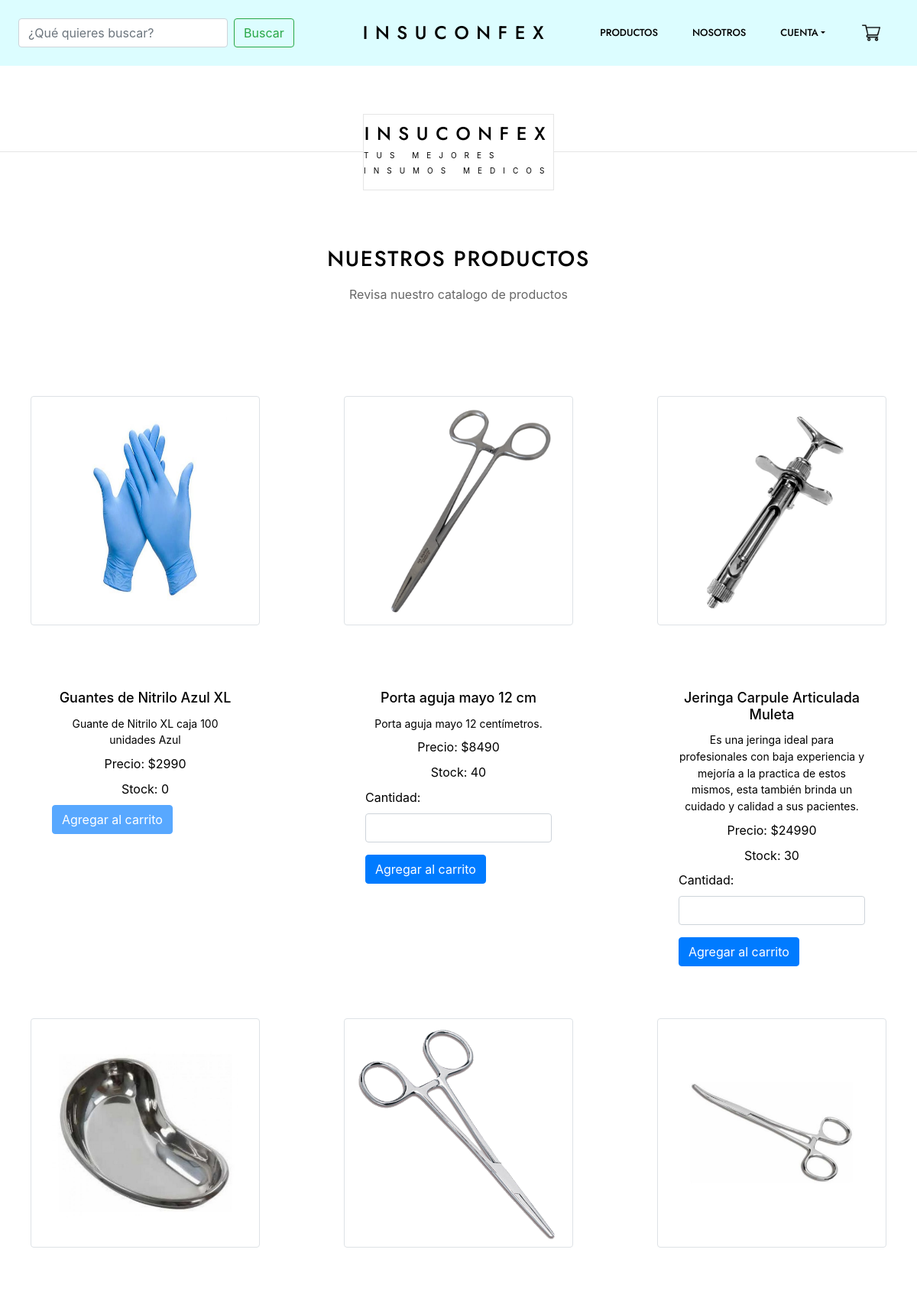
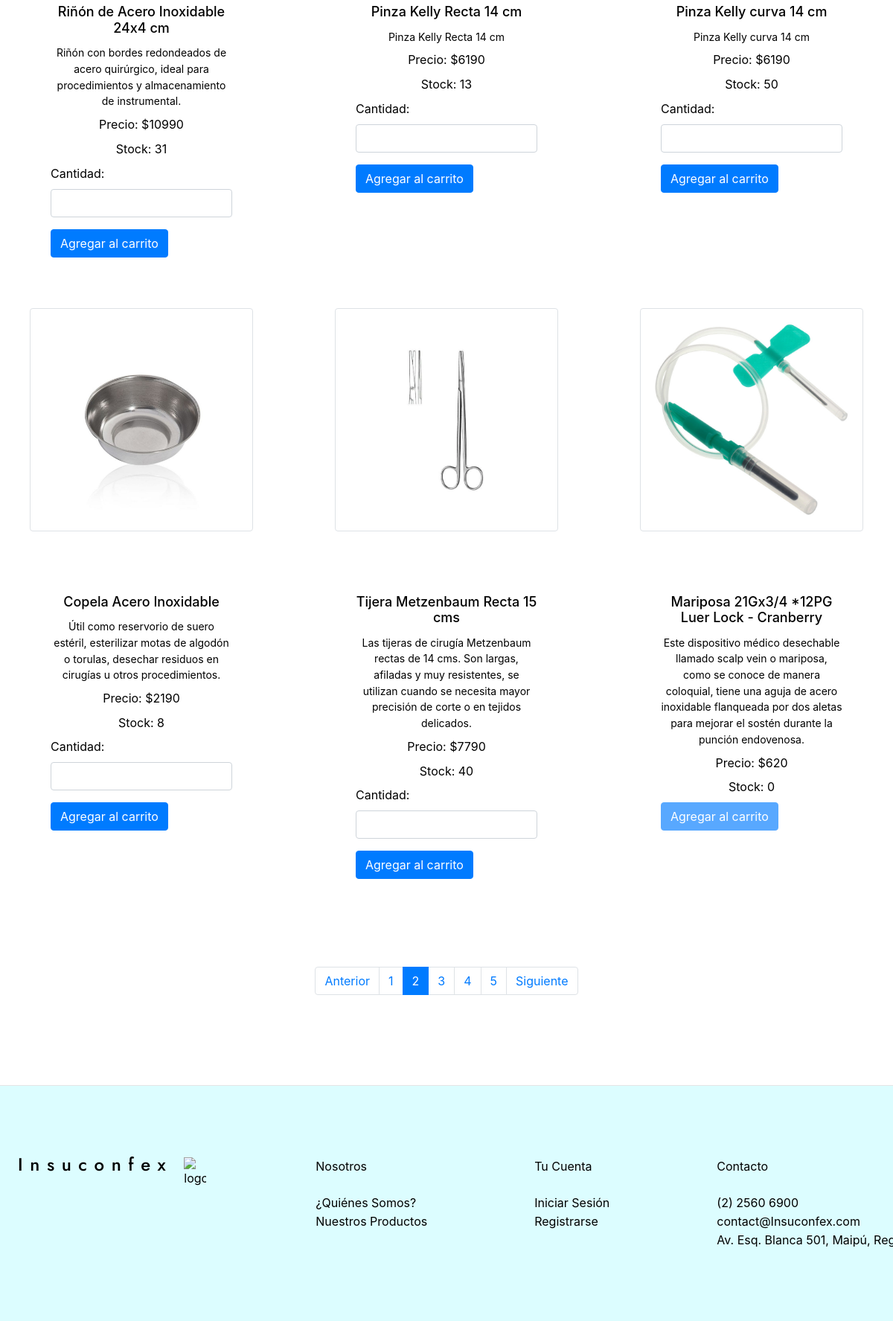
The app's page /catalogo/pagina_1/?page=2 with its own data (2 pictures, top to bottom).
### insucon/models.py (models this page shows, shortened)
class Producto(models.Model):
    nombre = models.CharField(max_length=50)
    precio = models.IntegerField()
    descripcion = models.TextField()
    imagen = models.ImageField(null=True)
    stock = models.IntegerField(default=0)

### insucon/views.py (the view)
# urls.py: path('catalogo/pagina_1/', pagina_1, name="pagina_1"),
def pagina_1(request):
    busqueda = request.GET.get("buscador")
    productos = Producto.objects.all()
    if busqueda:
        productos= Producto.objects.filter(
            Q(nombre__icontains = busqueda)
        ).distinct()
    page = request.GET.get('page', 1)
    try:
        paginator = Paginator(productos, 9)
        productos = paginator.page(page)
    except:
        raise Http404
    data={
        'entity': productos,
        'paginator': paginator
    }
    return render(request,"catalogo/pagina_1.html", data)

### insucon/context_processors.py (called while the page is built)
def total_carrito(request):
    total = 0
    if "carrito" in request.session.keys():
        for key, value in request.session["carrito"].items():
            total += int(value["acumulado"])
    return {"total_carrito": total}

### insucon/templates/catalogo/pagina_1.html (shortened to what this page needs)
<!DOCTYPE html>
<html lang="es-CL">
  <head>
    {% load static %}
    <link rel="stylesheet icon" href="{% static 'img/cora-ico.png' %}">
    {%load static %}
    <link rel="stylesheet" href="{% static 'css/estilos.css' %}">
    <link rel="stylesheet" href="{% static 'css/style.css' %}">
<link rel="stylesheet" href="https://cdn.jsdelivr.net/npm/bootstrap@4.6.2/dist/css/bootstrap.min.css">
<link rel="stylesheet" href="https://stackpath.bootstrapcdn.com/bootstrap/4.3.1/css/bootstrap.min.css">
    <link rel="stylesheet" href="{% static 'css/estilos.css' %}">
  </head>
  <body>
    {%load static %}
    <div>
      {%load static %}
      <link rel="stylesheet" href="{% static 'css/home-pagina.css' %}">
      <div class="home-container">
        <div class="home-navbar">
          <header data-role="Header" class="home-header max-width-container">
            <div class="home-navbar1">
              <div class="home-container01">
                <form method="GET" class="form-inline">
                  <input type="search" placeholder="¿Qué quieres buscar?" class="form-control mr-sm-2" id="buscador" name="buscador" aria-label="Search"/>
                  <button class="btn btn-outline-success my-2 my-sm-0" type="submit">Buscar</button>
                </form>
              </div>
              <div class="home-middle">
                <a class="navbar-logo-title" src="#" href="{% url 'home' %}">INSUCONFEX</a>
                <div class="home-right">
                  <a class="navbar-link" href="{% url 'pagina_1' %}">PRODUCTOS</span>
                  <a class="navbar-link" href="{% url 'quienes_somos' %}">NOSOTROS</span>
                  {% if user.is_authenticated %}
                    <a class="navbar-link dropdown-toggle" data-toggle="dropdown" href="#">Bienvenid@ {{user.username}}</a>
                    {% if user.is_superuser %}
                    <div class="dropdown-menu">
                      <a class="dropdown-item" href="{% url 'administrador' %}">PANEL DE CONTROL</a>
                      <a class="dropdown-item" href="{% url 'logout' %}">CERRAR SESION</a>
                    </div>
                    {% endif %}
                    {% if user.is_authenticated %}
                    <div class="dropdown-menu">
                      <a class="dropdown-item" href="{% url 'cuenta' %}">MI CUENTA</a>
                      <a class="dropdown-item" href="{% url 'logout' %}">CERRAR SESION</a>
                    </div>
                    {% endif %}
                  {% else %}
                    <a class="navbar-link dropdown-toggle" data-toggle="dropdown" href="#">CUENTA</a>
                  {% endif %}
                </div>
              </div>
            </div>
              <div class="home-icons ml-5">
                <a href="{% url 'carrito' %}">
                  <img
                    alt="iconsbxscart3271299"
                    src="{% static 'img/icons8-shopping-cart-32.png' %}"
                    class="home-image1"
                  />
                </a>
              </div>
          </header>
        </div>
    <div class="home-main">
        <div class="section-container column">
          <div class="home-banner">
            <div class="home-container05">
              <h3 class="home-text19 Heading-3">INSUCONFEX</h3>
              <span class="home-text20">
                <span>Tus mejores insumos medicos</span>
              </span>
            </div>
          </div>
          <br><br>
          <div class="max-width-container my-4">
            <div class="section-heading-section-heading">
              <h1 class="section-heading-text Heading-2">
                <span>NUESTROS PRODUCTOS</span>
              </h1>
              <span class="section-heading-text1 ">
                <span>
                  Revisa nuestro catalogo de productos
                </span>
              </span>
            </div>
        </div>
        <br><br>
        <div class="row">
          {% for p in entity %}
            <div class="col-md-4">
              <div class="home-cards-container category-card-category-card">
                <img src="{{ p.imagen.url }}" alt="{{ p.nombre }}" class="img-thumbnail" height="500">
              </div>
                <div class="card-body my-5 mx-5 ">
                  <h5 class="card-title text-center">{{ p.nombre }}</h5>
                  <p class="card-text text-center">{{ p.descripcion }}</p>
                  <p class="card-price text-center my-2">Precio: ${{ p.precio }}</p>
                  <p class="card-price text-center my-2">Stock: {{ p.stock }}</p>
                  {% if p.stock > 0 %}
                    <form action="{% url 'Add' p.id %}" method="POST">
                      <div class="form-group">
                        <label for="cantidad">Cantidad:</label>
                        <input type="number" id="cantidad" name="cantidad" class="form-control" min="1" max="{{ p.stock }}">
                      </div>
                      <button type="submit" class="btn btn-primary">Agregar al carrito</button>
                    </form>
                  {% else %}
                    <button class="btn btn-primary" disabled>Agregar al carrito</button>
                  {% endif %}
                </div>
            </div>
          {% endfor %}
        </div>
        <br>
        <br>
        {% if paginator.num_pages > 1%}
        <div class="d-flex justify-content-center">
          <ul class="pagination">
            {% if entity.has_previous %}
              <li class="page-item d-none d-sm-block">
                <a class="page-link" href="?page={{ entity.previous_page_number }}#pagtable">Anterior</a>
              </li>
            {% endif %}
            {% for page in paginator.page_range %}
              {% if page < 7 or page == entity.number %}
                <li class="page-item {% if page == entity.number %}active{% endif %}">
                  <a class="page-link" href="?page={{ page }}#pagtable">{{ page }}</a>
                </li>
              {% endif %}
            {% endfor %}
            {% if entity.has_next %}
              <li class="page-item d-none d-sm-block">
                <a class="page-link" href="?page={{ entity.next_page_number }}#pagtable">Siguiente</a>
              </li>
            {% endif %}
          </ul>
        </div>
        {% endif %}
      </div>
    </div>
        <br>
        <div class="home-footer">
          <div class="max-width-container">
            <footer class="home-footer1">
              <div class="home-container09">
                <h3 class="home-text2 Heading-3">Insuconfex</h3>
              </div>
              <div class="col-lg-2">
                <img src="{% static 'img/cora-ico.png' %}" alt="logoinsucon" width="30px">
            </div>
              <div class="home-links-container">
                <div class="home-container10">
                  <span class="home-text2">Nosotros</span>
                  <br>
                  <a class="home-text1" href="{% url 'quienes_somos' %}">¿Quiénes Somos?</a>
                  <a class="home-text1" href="{% url 'pagina_1' %}">Nuestros Productos</a>
                </div>
                <div class="home-container10">
                  <span class="home-text2">Tu Cuenta</span>
                  <br>
                  <a class="home-text1" href="{% url 'login' %}">Iniciar Sesión</a>
                  <a class="home-text1" href="{% url 'registro' %}" >Registrarse</a>
                </div>
                <div class="home-container10">
                  <span class="home-text2">Contacto</span>
                  <br>
                  <span class="home-text1">(2) 2560 6900</span>
                  <span class="home-text1">contact@Insuconfex.com</span>
                  <span class="home-text1">Av. Esq. Blanca 501, Maipú, Región Metropolitana</span>
                </div>
              </div>
            </footer>
          </div>
        </div>
      </div>
    </div>
  </body>
</html>

### insucon/static/css/style.css (style rules this page uses)
:root { --dl-color-gray-500: #595959; --dl-color-gray-700: #999999; --dl-color-gray-900: #D9D9D9; --dl-color-gray-950: #e5e5e5ff; --dl-size-size-large: 144px; --dl-size-size-small: 48px; --dl-color-gray-black: #000000; --dl-color-gray-white: #FFFFFF; --dl-size-size-medium: 96px; --dl-size-size-xlarge: 192px; --dl-size-size-xsmall: 16px; --dl-space-space-unit: 16px; --dl-size-size-xxlarge: 288px; --dl-color-gray-black50: #00000080; --dl-color-gray-black60: #00000099; --dl-color-gray-black80: #000000cc; --dl-color-pallet-green: #dfe7ddff; --dl-size-size-maxwidth: 1328px; --dl-color-pallet-yellow: #efc14cff; --dl-radius-radius-round: 50%; --dl-space-space-halfunit: 8px; --dl-space-space-sixunits: 96px; --dl-space-space-twounits: 32px; --dl-radius-radius-radius2: 2px; --dl-radius-radius-radius4: 4px; --dl-radius-radius-radius8: 8px; --dl-space-space-fiveunits: 80px; --dl-space-space-fourunits: 64px; --dl-space-space-threeunits: 48px; --dl-space-space-oneandhalfunits: 24px; }
.section-container { width: 100%; display: flex; align-items: center; padding-top: var(--dl-space-space-fiveunits); justify-content: center; }
.max-width-container { width: 100%; display: flex; max-width: var(--dl-size-size-maxwidth); align-items: center; padding-left: var(--dl-space-space-oneandhalfunits); padding-right: var(--dl-space-space-oneandhalfunits); flex-direction: column; }
.column { display: flex; flex-direction: column; }
.navbar-link { color: rgba(0, 0, 0, 1); cursor: pointer; height: auto; font-size: 13px; text-align: left; transition: 0.3s; font-family: Jost; font-weight: 500; text-decoration: none; }
.navbar-logo-title { color: var(--dl-color-gray-black); cursor: pointer; height: auto; font-size: 24px; transition: 0.3s; font-family: Jost; font-weight: 500; line-height: 20px; margin-left: var(--dl-space-space-fourunits); margin-right: var(--dl-space-space-fourunits); letter-spacing: 0.4em; text-decoration: none; }
.Heading-3 { font-size: 24px; font-style: normal; font-family: Jost; font-weight: 500; line-height: 20px; letter-spacing: 0.4em; text-transform: none; text-decoration: none; }
.Heading-2 { font-size: 28px; font-family: Jost; font-weight: 500; line-height: 36px; letter-spacing: 0.06em; text-transform: uppercase; text-decoration: none; }

### insucon/templates/catalogo/pagina_1.html (style rules this page uses)
html { line-height: 1.15; }
body { margin: 0; }
* { box-sizing: border-box; border-width: 0; border-style: solid; }
p,li,ul,pre,div,h1,h2,h3,h4,h5,h6,figure,blockquote,figcaption { margin: 0; padding: 0; }
button { background-color: transparent; }
button,input,optgroup,select,textarea { font-family: inherit; font-size: 100%; line-height: 1.15; margin: 0; }
button,select { text-transform: none; }
button,[type="button"],[type="reset"],[type="submit"] button::-moz-focus-inner,[type="button"]::-moz-focus-inner,[type="reset"]::-moz-focus-inner,[type="submit"]::-moz-focus-inner { border-style: none; padding: 0; }
a { color: inherit; text-decoration: inherit; }
input { padding: 2px 4px; }
img { display: block; }
html { scroll-behavior: smooth }
html { font-family: Jost; font-size: 16px; }
body { font-weight: 400; font-style:normal; text-decoration: none; text-transform: none; letter-spacing: 0.02; line-height: 1.55; color: var(--dl-color-gray-black); background-color: var(--dl-color-gray-white); }
.card-title { font-size: 18px; }
.card-text { font-size: 14px; }
.card-price { font-size: 16px; }

### records on screen
Producto: imagen (picture), nombre "Guantes de Nitrilo Azul XL", descripcion "Guante de Nitrilo XL caja 100 unidades Azul", precio "2990", stock "0", shows "Agregar al carrito"
Producto: imagen (picture), nombre "Porta aguja mayo 12 cm", descripcion "Porta aguja mayo 12 centímetros.", precio "8490", stock "40"
Producto: imagen (picture), nombre "Jeringa Carpule Articulada Muleta", descripcion "Es una jeringa ideal para profesionales con baja experiencia y mejoría a la practica de estos mismos, esta también brinda un cuidado y calidad a sus pacientes.", precio "24990", stock "30"
Producto: imagen (picture), nombre "Riñón de Acero Inoxidable 24x4 cm", descripcion "Riñón con bordes redondeados de acero quirúrgico, ideal para procedimientos y almacenamiento de instrumental.", precio "10990", stock "31"
Producto: imagen (picture), nombre "Pinza Kelly Recta 14 cm", descripcion "Pinza Kelly Recta 14 cm", precio "6190", stock "13"
Producto: imagen (picture), nombre "Pinza Kelly curva 14 cm", descripcion "Pinza Kelly curva 14 cm", precio "6190", stock "50"
Producto: imagen (picture), nombre "Copela Acero Inoxidable", descripcion "Útil como reservorio de suero estéril, esterilizar motas de algodón o torulas, desechar residuos en cirugías u otros procedimientos.", precio "2190", stock "8"
Producto: imagen (picture), nombre "Tijera Metzenbaum Recta 15 cms", descripcion "Las tijeras de cirugía Metzenbaum rectas de 14 cms. Son largas, afiladas y muy resistentes, se utilizan cuando se necesita mayor precisión de corte o en tejidos delicados.", precio "7790", stock "40"
Producto: imagen (picture), nombre "Mariposa 21Gx3/4 *12PG Luer Lock - Cranberry", descripcion "Este dispositivo médico desechable llamado scalp vein o mariposa, como se conoce de manera coloquial, tiene una aguja de acero inoxidable flanqueada por dos aletas para mejorar el sostén durante la punción endovenosa.", precio "620", stock "0", shows "Agregar al carrito"

### other values on screen
{{ page }} "1" "2" "3" "4" "5"
